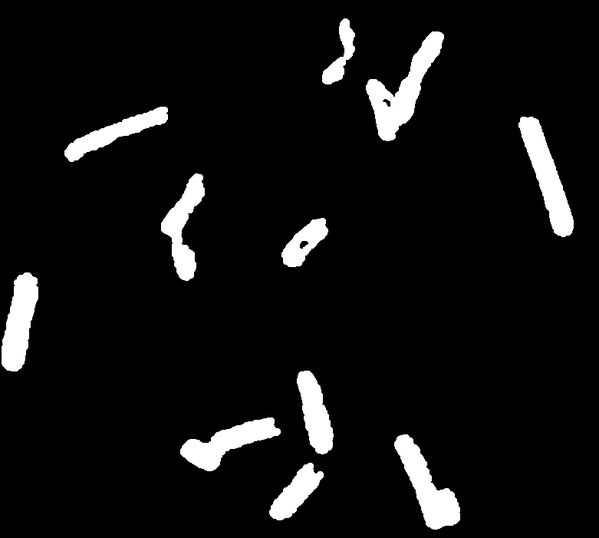
#> input picture CV_exercise#4/bacteria.png, 599 x 538 px, shrunk from 781 x 701 before the run, found by its file name; the run also reads 1 picture not shown here
$ python run_ablation_cv4.py
#> lines starting #> are read from the running program, lines starting #| are printed output that depends on the picture; after the words box and inside, x2 and y2 are one past the last pixel; in counts of white or black regions, pixels touching at a corner belong together
import csv
from pathlib import Path
import numpy as np
import cv2
import matplotlib
matplotlib.use('Agg')
import matplotlib.pyplot as plt
from scipy.ndimage import grey_dilation, grey_erosion, median_filter
from docx import Document
from docx.shared import Inches, Pt, RGBColor
from docx.oxml.ns import qn
from docx.oxml import OxmlElement

ROOT = Path(r"c:\Users\lmhst\git\roboticsCV\CV_exercise#4")
OUT = ROOT / "outputs"
OUT.mkdir(exist_ok=True)
rows = []


def add_row(ex, param, value, out, analysis, metric=''):
    rows.append({
        'Exercise': f'Exercise {ex}',
        'Parameter': str(param),
        'Value': str(value),
        'Output file': str(out.relative_to(ROOT)).replace('\\','/'),
        'Visual change': '',
        'Optional metric': metric,
        'One-line analysis': analysis,
    })


def save3(a,b,c,t1,t2,t3,out,cmap='gray'):
    plt.figure(figsize=(12,4))
    plt.subplot(1,3,1); plt.imshow(a, cmap=cmap); plt.title(t1); plt.axis('off')
    plt.subplot(1,3,2); plt.imshow(b, cmap=cmap); plt.title(t2); plt.axis('off')
    plt.subplot(1,3,3); plt.imshow(c, cmap=cmap); plt.title(t3); plt.axis('off')
    plt.tight_layout(); plt.savefig(out,dpi=140); plt.close()

# 1 Binary dilation
exd = OUT/'ex1_binary_dilation'; exd.mkdir(exist_ok=True)
img = cv2.imread(str(ROOT/'bacteria.png'), cv2.IMREAD_GRAYSCALE)
#> img is the input picture: shape (538, 599); min 0, max 255, mean 17.2
_, bw = cv2.threshold(img, 0, 255, cv2.THRESH_BINARY+cv2.THRESH_OTSU)
#> bw: shape (538, 599); 6.8% white; 11 white regions, largest, box (x1, y1, x2, y2) and area: (366, 31, 444, 141) 2993, (518, 117, 574, 237) 2632, (394, 434, 460, 530) 2574
for k in [3,5,9]:
    ker = cv2.getStructuringElement(cv2.MORPH_ELLIPSE,(k,k))
    d = cv2.dilate(bw, ker)
    out = exd/f'ex1_k_{k}.png'
    save3(img,bw,d,'orig','binary',f'dilation k={k}',out)
    add_row(1,'kernel_size',k,out,f'커널 {k}로 키우자 전경이 팽창해 작은 간격이 메워졌다.',f'fg_ratio={np.mean(d>0):.4f}')

# 2 Binary erosion
exd = OUT/'ex2_binary_erosion'; exd.mkdir(exist_ok=True)
for k in [3,5,9]:
    ker = cv2.getStructuringElement(cv2.MORPH_ELLIPSE,(k,k))
    e = cv2.erode(bw, ker)
    out = exd/f'ex2_k_{k}.png'
    save3(img,bw,e,'orig','binary',f'erosion k={k}',out)
    add_row(2,'kernel_size',k,out,f'커널 {k}에서 erosion이 강해져 얇은 전경이 감소했다.',f'fg_ratio={np.mean(e>0):.4f}')
#> this loop made 3 passes
#> ker on pass 1: [[0, 1, 0], [1, 1, 1], [0, 1, 0]]

# 3 Binary erosion coins
exd = OUT/'ex3_binary_erosion_coins'; exd.mkdir(exist_ok=True)
cir = cv2.imread(str(ROOT/'circles.png'), cv2.IMREAD_GRAYSCALE)
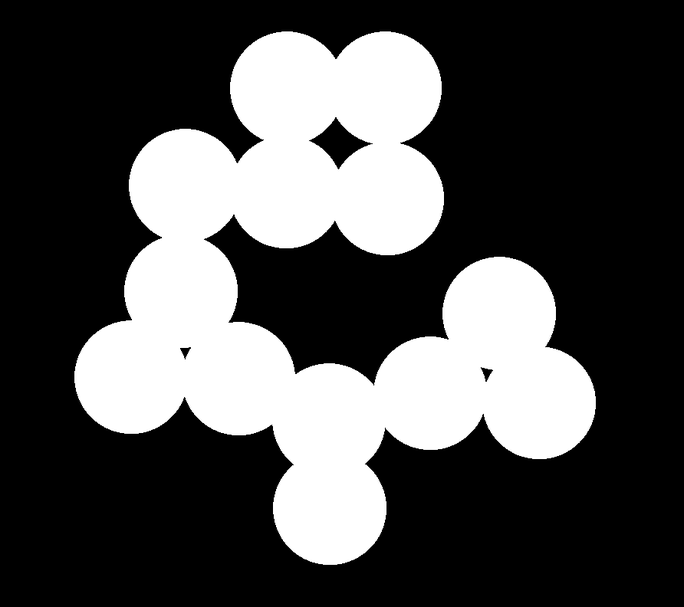
#> input picture CV_exercise#4/circles.png, 684 x 607 px, shrunk from 892 x 792 before the run, found by its file name
#> cir is the input picture: shape (607, 684); min 0, max 255, mean 77
_, cbw = cv2.threshold(cir,0,255,cv2.THRESH_BINARY+cv2.THRESH_OTSU)
#> cbw: shape (607, 684); 30.2% white; 1 white region, box (x1, y1, x2, y2) and area: (74, 31, 596, 565) 125387
for k in [5,11,17]:
    ker = cv2.getStructuringElement(cv2.MORPH_ELLIPSE,(k,k))
    e = cv2.erode(cbw, ker)
    out = exd/f'ex3_k_{k}.png'
    save3(cir,cbw,e,'orig','binary',f'erosion k={k}',out)
    n = cv2.connectedComponents((e>0).astype(np.uint8))[0]-1
    add_row(3,'kernel_size',k,out,f'erosion 커널 {k}에서 접촉 동전 분리가 진행됐다.',f'components={n}')

# 4 Binary erosion fence
exd = OUT/'ex4_binary_erosion_fence'; exd.mkdir(exist_ok=True)
fence = cv2.imread(str(ROOT/'fence.jpg'), cv2.IMREAD_GRAYSCALE)
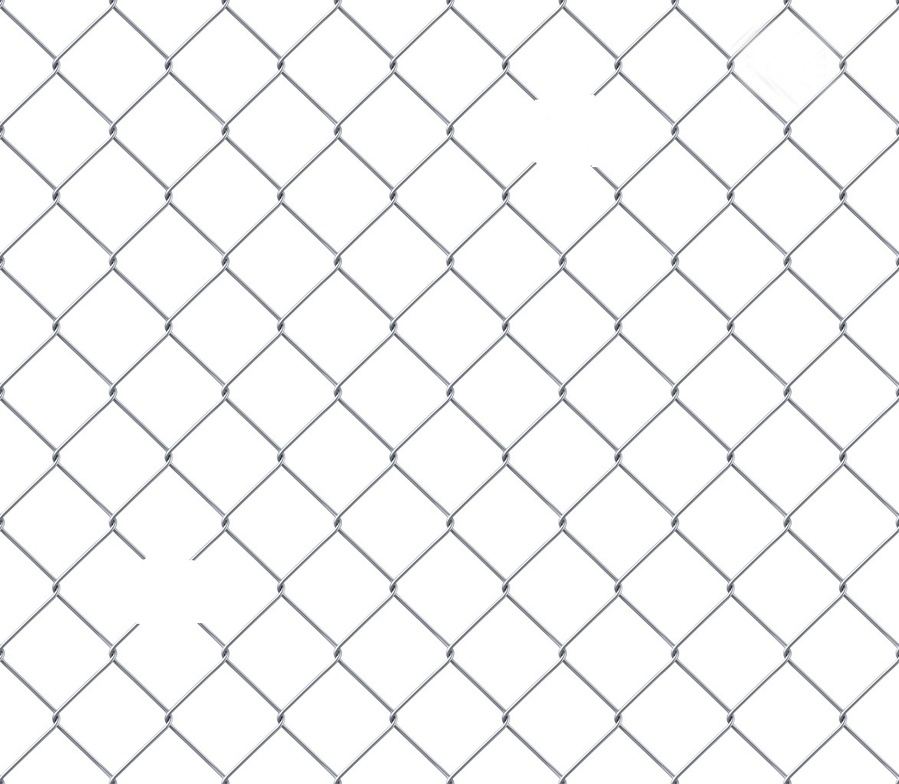
#> input picture CV_exercise#4/fence.jpg, 899 x 784 px, shrunk from 1173 x 1023 before the run, found by its file name
#> fence: shape (784, 899); min 18, max 255, mean 245.7
for t in [80,100,120]:
    _, fbw = cv2.threshold(fence,t,255,cv2.THRESH_BINARY)
    er = cv2.erode(fbw, cv2.getStructuringElement(cv2.MORPH_RECT,(3,3)))
    out = exd/f'ex4_t_{t}.png'
    save3(fence,fbw,er,'orig',f'binary t={t}','eroded',out)
    add_row(4,'threshold',t,out,f'threshold {t}로 높일수록 fence 검출이 보수적으로 변했다.',f'fg_ratio={np.mean(er>0):.4f}')
#> fbw: shape (784, 899); 98.4% white; black in thin lines or dots

# 5 small hole removal
exd = OUT/'ex5_small_hole_removal'; exd.mkdir(exist_ok=True)
peter = cv2.imread(str(ROOT/'peter.png'), cv2.IMREAD_GRAYSCALE)
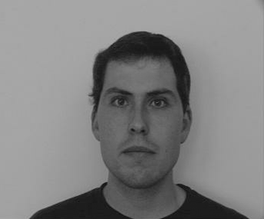
#> input picture CV_exercise#4/peter.png, 264 x 219 px, shrunk from 344 x 286 before the run, found by its file name
#> peter is the input picture: shape (219, 264); min 17, max 172, mean 129.8
_, pbw = cv2.threshold(peter,0,255,cv2.THRESH_BINARY+cv2.THRESH_OTSU)
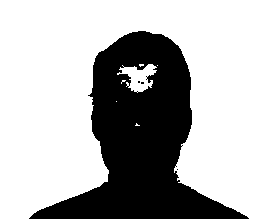
#> pbw: shape (219, 264); 69.4% white; 4 black regions (3 under 20 px), largest, box (x1, y1, x2, y2) and area: (29, 31, 249, 219) 17671
for k in [3,7,11]:
    ker = cv2.getStructuringElement(cv2.MORPH_ELLIPSE,(k,k))
    cl = cv2.morphologyEx(pbw, cv2.MORPH_CLOSE, ker)
    out = exd/f'ex5_k_{k}.png'
    save3(pbw,cl,cv2.absdiff(cl,pbw),'binary','closed','difference',out)
    add_row(5,'closing_kernel',k,out,f'closing 커널 {k}에서 내부 hole이 채워지며 영역이 매끈해졌다.',f'changed_ratio={np.mean(cl!=pbw):.4f}')

# 6 binary edge detection
exd = OUT/'ex6_binary_edge_detection'; exd.mkdir(exist_ok=True)
clip = cv2.imread(str(ROOT/'cliparts.png'), cv2.IMREAD_GRAYSCALE)
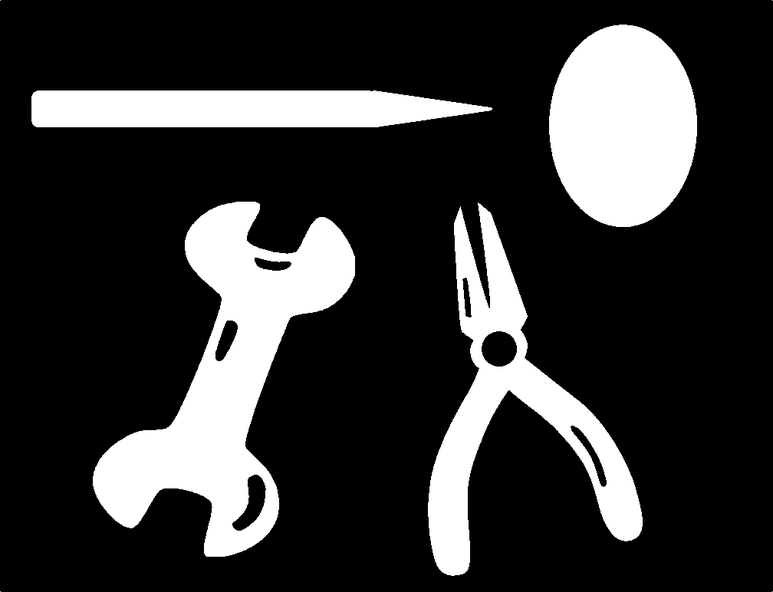
#> input picture CV_exercise#4/cliparts.png, 773 x 592 px, shrunk from 1008 x 772 before the run, found by its file name
#> clip is the input picture: shape (592, 773); min 0, max 255, mean 52.6
_, ubw = cv2.threshold(clip,0,255,cv2.THRESH_BINARY+cv2.THRESH_OTSU)
#> ubw: shape (592, 773); 20.6% white; 8 white regions (4 under 20 px), largest, box (x1, y1, x2, y2) and area: (93, 202, 355, 557) 34636, (549, 25, 697, 227) 23518, (428, 203, 643, 576) 21322, (31, 90, 492, 127) 15010
for k in [3,5,7]:
    ker = cv2.getStructuringElement(cv2.MORPH_RECT,(k,k))
    d = cv2.dilate(ubw, ker); e = cv2.erode(ubw, ker); edge = cv2.subtract(d,e)
    out = exd/f'ex6_k_{k}.png'
    save3(ubw,d,edge,'binary',f'dilate k={k}','edge(d-e)',out)
    add_row(6,'kernel_size',k,out,f'k={k}에서 morphological edge 두께가 증가했다.',f'edge_ratio={np.mean(edge>0):.4f}')
#> this loop made 3 passes
#> ker on pass 1: [[1, 1, 1], [1, 1, 1], [1, 1, 1]]
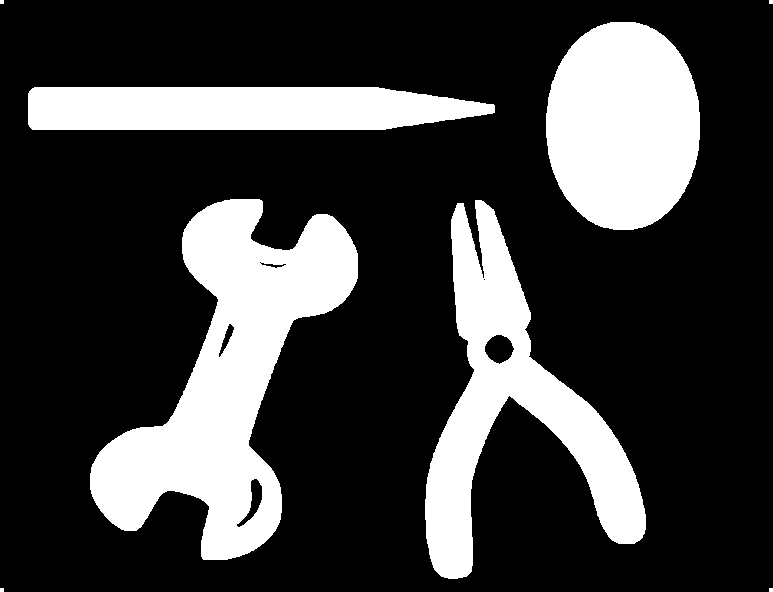
#> d: shape (592, 773); 24.5% white; 8 white regions (4 under 20 px), largest, box (x1, y1, x2, y2) and area: (90, 199, 358, 560) 40480, (425, 200, 646, 579) 27712, (546, 22, 700, 230) 25655, (28, 87, 495, 130) 18039

# 7 1D gray dilation/erosion
exd = OUT/'ex7_1d_gray_morph'; exd.mkdir(exist_ok=True)
x = np.zeros(128, dtype=np.uint8); x[50:78]=180; x[62:66]=80
#> after `x = np.zeros(128, dtype=np.uint8)`: x = 128 values from 0 to 0
sig = np.tile(x,(40,1))
for n in [3,7,11]:
    d = grey_dilation(sig, size=(1,n)); e = grey_erosion(sig, size=(1,n))
    out = exd/f'ex7_n_{n}.png'
    save3(sig,d,e,'signal','dilation','erosion',out)
    add_row(7,'window_length',n,out,f'window {n}이 커질수록 peak가 넓어지고 valley가 완화됐다.',f'd_mean={d.mean():.2f}')
#> this loop made 3 passes
#> pass 1, `e = grey_erosion(sig, size=(1, n))`:
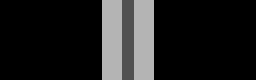
#> e: shape (40, 128) (shown 2 times larger); min 0, max 180, mean 31.9

# 8 2D gray dilation/erosion
exd = OUT/'ex8_2d_gray_morph'; exd.mkdir(exist_ok=True)
but = cv2.imread(str(ROOT/'butterfly.png'), cv2.IMREAD_GRAYSCALE)
for r in [1,3,5]:
    k = 2*r+1
    ker = cv2.getStructuringElement(cv2.MORPH_ELLIPSE,(k,k))
    d = cv2.dilate(but, ker); e = cv2.erode(but, ker)
    out = exd/f'ex8_r_{r}.png'
    save3(but,d,e,'orig',f'dilation r={r}',f'erosion r={r}',out)
    add_row(8,'radius',r,out,f'r={r}에서 dilation은 밝은 구조를 확장하고 erosion은 어두운 구조를 강조했다.',f'std_d={d.std():.2f}')

# 9 coin separation by gray dilation
exd = OUT/'ex9_coin_separation'; exd.mkdir(exist_ok=True)
for r in [2,4,6]:
    k=2*r+1
    ker=cv2.getStructuringElement(cv2.MORPH_ELLIPSE,(k,k))
    d=cv2.dilate(cir,ker)
    th=cv2.threshold(d,0,255,cv2.THRESH_BINARY+cv2.THRESH_OTSU)[1]
    out=exd/f'ex9_r_{r}.png'
    save3(cir,d,th,'orig','gray dilation','thresholded',out)
    n=cv2.connectedComponents((th>0).astype(np.uint8))[0]-1
    add_row(9,'radius',r,out,f'반지름 {r}에서 coin blob 연결 상태가 변해 분리 결과가 달라졌다.',f'components={n}')

# 10 hole detection by gray erosion
exd = OUT/'ex10_hole_detection'; exd.mkdir(exist_ok=True)
for r in [2,4,6]:
    k=2*r+1
    ker=cv2.getStructuringElement(cv2.MORPH_ELLIPSE,(k,k))
    e=cv2.erode(fence,ker)
    diff=cv2.subtract(fence,e)
    out=exd/f'ex10_r_{r}.png'
    save3(fence,e,diff,'orig','eroded','orig-eroded',out)
    add_row(10,'radius',r,out,f'반지름 {r}에서 침식 차영상이 커져 hole 후보가 더 강조됐다.',f'diff_mean={diff.mean():.2f}')

# 11 gray edge detector
exd = OUT/'ex11_gray_edge_detector'; exd.mkdir(exist_ok=True)
for k in [3,5,9]:
    ker=cv2.getStructuringElement(cv2.MORPH_RECT,(k,k))
    d=cv2.dilate(but,ker); e=cv2.erode(but,ker); g=cv2.subtract(d,e)
    out=exd/f'ex11_k_{k}.png'
    save3(but,d,g,'orig','dilated','morph gradient',out)
    add_row(11,'kernel_size',k,out,f'kernel {k}에서 gradient edge 두께가 증가했다.',f'edge_mean={g.mean():.2f}')

# 12 cascaded dilations
exd = OUT/'ex12_cascaded_dilations'; exd.mkdir(exist_ok=True)
for it in [1,2,3]:
    d=ubw.copy()
    ker=cv2.getStructuringElement(cv2.MORPH_ELLIPSE,(5,5))
    for _ in range(it): d=cv2.dilate(d,ker)
    out=exd/f'ex12_iter_{it}.png'
    save3(ubw,d,cv2.absdiff(d,ubw),'binary',f'cascade iter={it}','difference',out)
    add_row(12,'iterations',it,out,f'iteration {it}에서 팽창 누적 효과가 커졌다.',f'fg_ratio={np.mean(d>0):.4f}')

# 13 majority/median
exd = OUT/'ex13_majority_median'; exd.mkdir(exist_ok=True)
bac = cv2.imread(str(ROOT/'bacteria.png'), cv2.IMREAD_GRAYSCALE)
noise = bac.copy().astype(np.uint8)
np.random.seed(42)
mask = np.random.rand(*noise.shape) < 0.06
noise[mask] = 255 - noise[mask]
for k in [3,5,7]:
    med = cv2.medianBlur(noise, k)
    out = exd/f'ex13_k_{k}.png'
    save3(noise,med,cv2.absdiff(noise,med),'noisy',f'median {k}','difference',out)
    add_row(13,'median_kernel',k,out,f'kernel {k}에서 salt-pepper 노이즈가 줄었고 세부 텍스처도 완화됐다.',f'mae={np.mean(np.abs(med.astype(np.float32)-bac.astype(np.float32))):.2f}')

# 14 nonuniform lighting compensation
exd = OUT/'ex14_lighting_comp'; exd.mkdir(exist_ok=True)
paper = cv2.imread(str(ROOT/'paper.png'), cv2.IMREAD_GRAYSCALE)
for r in [11,21,41]:
#> (the run stopped early here; a loop or call above may not have finished)
